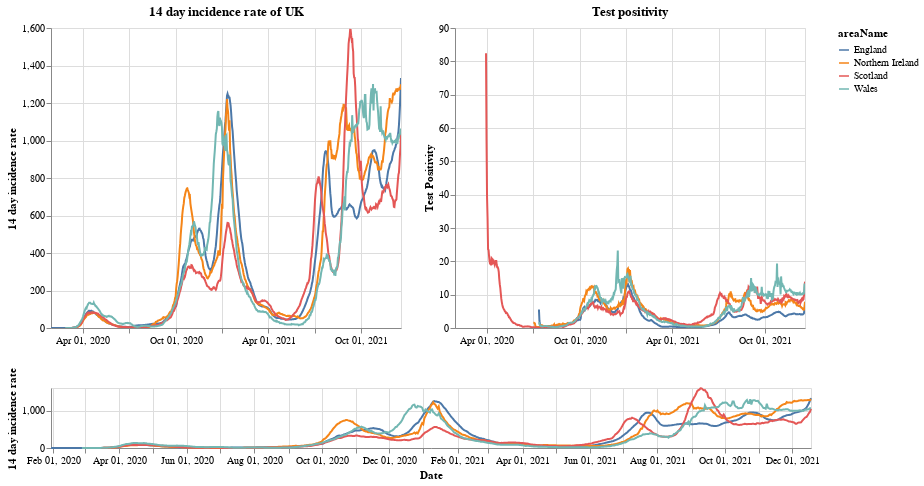

Notebook source saved alongside this figure:
### Markdown cell above
# Plots

First a plot with each country in the UK. The top right shows the positivity rate for (which is the percentage of registered tests which were positive) while the top left is the 14 day incidence rate. The bottom chart can be used to select the timeframe (does not work on a mobile device).

### Code cell
#collapse
brush = alt.selection(type='interval', name='DateBrush',encodings=['x'],fields=['Time'])
leg_selection = alt.selection_multi(fields=['areaName'], bind='legend')

base = alt.Chart(uk_cases).mark_line().encode(
    x=alt.X("yearmonthdate(date):T", axis=alt.Axis(title='Date')),
    y=alt.Y("twoWeeklyCasesRate:Q", axis=alt.Axis(title='14 day incidence rate')),
    tooltip=['areaName', 'date','twoWeeklyCasesRate', 'testPositivity'],
    color='areaName',
    opacity=alt.condition(leg_selection, alt.value(2), alt.value(0.1))
).add_selection(leg_selection).properties(width=350)

upper = base.encode(alt.X('yearmonthdate(date):T', axis=alt.Axis(title=''),
                         scale=alt.Scale(domain=brush))
                   ).properties(title=f'14 day incidence rate of UK')
upper_right = upper.encode(alt.Y('testPositivity:Q', axis=alt.Axis(title='Test Positivity'))).properties(title='Test positivity')
lower = base.properties(height=60, width = 760).add_selection(brush)

(upper | upper_right) & lower

### Figure 1 — Vega-Lite specification as saved in the notebook (floating-point values rounded to 4 significant figures; data arrays with more than 128 entries replaced by an {"elided": "..."} marker saying what was removed)
{"config": {"view": {"continuousWidth": 400, "continuousHeight": 300}}, "vconcat": [{"hconcat": [{"mark": "line", "encoding": {"color": {"type": "nominal", "field": "areaName"}, "opacity": {"condition": {"value": 2, "selection": "selector001"}, "value": 0.1}, "tooltip": [{"type": "nominal", "field": "areaName"}, {"type": "temporal", "field": "date"}, {"type": "quantitative", "field": "twoWeeklyCasesRate"}, {"type": "quantitative", "field": "testPositivity"}], "x": {"type": "temporal", "axis": {"title": ""}, "field": "date", "scale": {"domain": {"selection": "DateBrush"}}, "timeUnit": "yearmonthdate"}, "y": {"type": "quantitative", "axis": {"title": "14 day incidence rate"}, "field": "twoWeeklyCasesRate"}}, "selection": {"selector001": {"type": "multi", "fields": ["areaName"], "bind": "legend"}}, "title": "14 day incidence rate of UK", "width": 350}, {"mark": "line", "encoding": {"color": {"type": "nominal", "field": "areaName"}, "opacity": {"condition": {"value": 2, "selection": "selector001"}, "value": 0.1}, "tooltip": [{"type": "nominal", "field": "areaName"}, {"type": "temporal", "field": "date"}, {"type": "quantitative", "field": "twoWeeklyCasesRate"}, {"type": "quantitative", "field": "testPositivity"}], "x": {"type": "temporal", "axis": {"title": ""}, "field": "date", "scale": {"domain": {"selection": "DateBrush"}}, "timeUnit": "yearmonthdate"}, "y": {"type": "quantitative", "axis": {"title": "Test Positivity"}, "field": "testPositivity"}}, "selection": {"selector001": {"type": "multi", "fields": ["areaName"], "bind": "legend"}}, "title": "Test positivity", "width": 350}]}, {"mark": "line", "encoding": {"color": {"type": "nominal", "field": "areaName"}, "opacity": {"condition": {"value": 2, "selection": "selector001"}, "value": 0.1}, "tooltip": [{"type": "nominal", "field": "areaName"}, {"type": "temporal", "field": "date"}, {"type": "quantitative", "field": "twoWeeklyCasesRate"}, {"type": "quantitative", "field": "testPositivity"}], "x": {"type": "temporal", "axis": {"title": "Date"}, "field": "date", "timeUnit": "yearmonthdate"}, "y": {"type": "quantitative", "axis": {"title": "14 day incidence rate"}, "field": "twoWeeklyCasesRate"}}, "height": 60, "selection": {"selector001": {"type": "multi", "fields": ["areaName"], "bind": "legend"}, "DateBrush": {"type": "interval", "encodings": ["x"], "fields": ["Time"]}}, "width": 760}], "data": {"name": "data-7934c049dabe1675abf1af0c15311318"}, "$schema": "https://vega.github.io/schema/vega-lite/v4.8.1.json", "datasets": {"data-7934c049dabe1675abf1af0c15311318": {"elided": "2664 records"}}}
